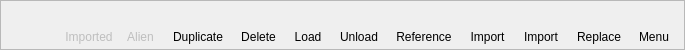
<?xml version="1.0" encoding="UTF-8"?>
<ui version="4.0">
 <class>ReftrackWidget</class>
 <widget class="QWidget" name="ReftrackWidget">
  <property name="geometry">
   <rect>
    <x>0</x>
    <y>0</y>
    <width>685</width>
    <height>50</height>
   </rect>
  </property>
  <property name="maximumSize">
   <size>
    <width>16777215</width>
    <height>50</height>
   </size>
  </property>
  <property name="focusPolicy">
   <enum>Qt::StrongFocus</enum>
  </property>
  <property name="windowTitle">
   <string>Form</string>
  </property>
  <property name="autoFillBackground">
   <bool>true</bool>
  </property>
  <layout class="QVBoxLayout" name="verticalLayout">
   <property name="margin">
    <number>0</number>
   </property>
   <item>
    <widget class="QFrame" name="reftrack_fr">
     <property name="maximumSize">
      <size>
       <width>16777215</width>
       <height>50</height>
      </size>
     </property>
     <property name="autoFillBackground">
      <bool>false</bool>
     </property>
     <property name="frameShape">
      <enum>QFrame::StyledPanel</enum>
     </property>
     <property name="frameShadow">
      <enum>QFrame::Plain</enum>
     </property>
     <property name="lineWidth">
      <number>1</number>
     </property>
     <layout class="QHBoxLayout" name="reftrack_fr_hbox">
      <property name="spacing">
       <number>0</number>
      </property>
      <property name="margin">
       <number>0</number>
      </property>
      <item>
       <widget class="QFrame" name="type_icon_fr">
        <property name="sizePolicy">
         <sizepolicy hsizetype="Fixed" vsizetype="Fixed">
          <horstretch>0</horstretch>
          <verstretch>0</verstretch>
         </sizepolicy>
        </property>
        <property name="minimumSize">
         <size>
          <width>48</width>
          <height>48</height>
         </size>
        </property>
        <property name="maximumSize">
         <size>
          <width>48</width>
          <height>48</height>
         </size>
        </property>
        <property name="baseSize">
         <size>
          <width>0</width>
          <height>0</height>
         </size>
        </property>
        <property name="autoFillBackground">
         <bool>false</bool>
        </property>
        <property name="styleSheet">
         <string notr="true"/>
        </property>
        <property name="frameShape">
         <enum>QFrame::NoFrame</enum>
        </property>
        <property name="frameShadow">
         <enum>QFrame::Plain</enum>
        </property>
        <property name="lineWidth">
         <number>1</number>
        </property>
        <layout class="QVBoxLayout" name="type_icon_hbox">
         <property name="spacing">
          <number>0</number>
         </property>
         <property name="margin">
          <number>0</number>
         </property>
         <item>
          <widget class="QLabel" name="type_icon_lb">
           <property name="sizePolicy">
            <sizepolicy hsizetype="Fixed" vsizetype="Fixed">
             <horstretch>0</horstretch>
             <verstretch>0</verstretch>
            </sizepolicy>
           </property>
           <property name="minimumSize">
            <size>
             <width>48</width>
             <height>48</height>
            </size>
           </property>
           <property name="maximumSize">
            <size>
             <width>48</width>
             <height>48</height>
            </size>
           </property>
           <property name="text">
            <string/>
           </property>
          </widget>
         </item>
        </layout>
       </widget>
      </item>
      <item>
       <widget class="QWidget" name="main_fr" native="true">
        <layout class="QVBoxLayout" name="main_vbox">
         <property name="spacing">
          <number>0</number>
         </property>
         <property name="margin">
          <number>0</number>
         </property>
         <item>
          <widget class="QFrame" name="upper_fr">
           <property name="autoFillBackground">
            <bool>true</bool>
           </property>
           <property name="frameShape">
            <enum>QFrame::NoFrame</enum>
           </property>
           <property name="lineWidth">
            <number>0</number>
           </property>
           <layout class="QHBoxLayout" name="horizontalLayout">
            <property name="margin">
             <number>0</number>
            </property>
            <item>
             <widget class="QWidget" name="upper_content_widget" native="true">
              <layout class="QHBoxLayout" name="horizontalLayout_3">
               <property name="leftMargin">
                <number>9</number>
               </property>
               <property name="topMargin">
                <number>0</number>
               </property>
               <property name="bottomMargin">
                <number>0</number>
               </property>
               <item>
                <widget class="QLabel" name="identifier_lb">
                 <property name="maximumSize">
                  <size>
                   <width>35</width>
                   <height>16777215</height>
                  </size>
                 </property>
                 <property name="font">
                  <font>
                   <weight>75</weight>
                   <bold>true</bold>
                  </font>
                 </property>
                 <property name="text">
                  <string/>
                 </property>
                 <property name="alignment">
                  <set>Qt::AlignCenter</set>
                 </property>
                </widget>
               </item>
               <item>
                <widget class="QLabel" name="maintext_lb">
                 <property name="styleSheet">
                  <string notr="true"/>
                 </property>
                 <property name="text">
                  <string/>
                 </property>
                 <property name="textInteractionFlags">
                  <set>Qt::LinksAccessibleByMouse|Qt::TextSelectableByKeyboard|Qt::TextSelectableByMouse</set>
                 </property>
                </widget>
               </item>
              </layout>
             </widget>
            </item>
           </layout>
          </widget>
         </item>
         <item>
          <widget class="QWidget" name="btn_fr" native="true">
           <property name="styleSheet">
            <string notr="true"/>
           </property>
           <layout class="QHBoxLayout" name="horizontalLayout_2">
            <property name="topMargin">
             <number>2</number>
            </property>
            <property name="bottomMargin">
             <number>0</number>
            </property>
            <item>
             <layout class="QHBoxLayout" name="status_btn_hbox">
              <property name="spacing">
               <number>0</number>
              </property>
              <item>
               <widget class="QToolButton" name="imported_tb">
                <property name="enabled">
                 <bool>false</bool>
                </property>
                <property name="maximumSize">
                 <size>
                  <width>16777215</width>
                  <height>18</height>
                 </size>
                </property>
                <property name="toolTip">
                 <string>&lt;html&gt;&lt;head/&gt;&lt;body&gt;&lt;p&gt;Imported&lt;/p&gt;&lt;p&gt;&lt;br/&gt;&lt;/p&gt;&lt;p&gt;The entity is not a reference but another file imported into the scene.&lt;/p&gt;&lt;p&gt;&lt;br/&gt;&lt;/p&gt;&lt;/body&gt;&lt;/html&gt;</string>
                </property>
                <property name="text">
                 <string>Imported</string>
                </property>
                <property name="iconSize">
                 <size>
                  <width>16</width>
                  <height>16</height>
                 </size>
                </property>
                <property name="checkable">
                 <bool>false</bool>
                </property>
                <property name="autoRaise">
                 <bool>true</bool>
                </property>
               </widget>
              </item>
              <item>
               <widget class="QToolButton" name="alien_tb">
                <property name="enabled">
                 <bool>false</bool>
                </property>
                <property name="maximumSize">
                 <size>
                  <width>16777215</width>
                  <height>18</height>
                 </size>
                </property>
                <property name="toolTip">
                 <string>&lt;html&gt;&lt;head/&gt;&lt;body&gt;&lt;p&gt;Alien&lt;/p&gt;&lt;p&gt;Alien is a entity that is not linked to the parent Asset/Shot in the database.&lt;/p&gt;&lt;p&gt;&lt;br/&gt;&lt;/p&gt;&lt;/body&gt;&lt;/html&gt;</string>
                </property>
                <property name="text">
                 <string>Alien</string>
                </property>
                <property name="autoRaise">
                 <bool>true</bool>
                </property>
               </widget>
              </item>
             </layout>
            </item>
            <item>
             <spacer name="btn_spacer">
              <property name="orientation">
               <enum>Qt::Horizontal</enum>
              </property>
              <property name="sizeHint" stdset="0">
               <size>
                <width>0</width>
                <height>0</height>
               </size>
              </property>
             </spacer>
            </item>
            <item>
             <widget class="QToolButton" name="duplicate_tb">
              <property name="sizePolicy">
               <sizepolicy hsizetype="Preferred" vsizetype="Fixed">
                <horstretch>0</horstretch>
                <verstretch>0</verstretch>
               </sizepolicy>
              </property>
              <property name="minimumSize">
               <size>
                <width>24</width>
                <height>24</height>
               </size>
              </property>
              <property name="maximumSize">
               <size>
                <width>16777215</width>
                <height>16777215</height>
               </size>
              </property>
              <property name="toolTip">
               <string>Duplicate</string>
              </property>
              <property name="text">
               <string>Duplicate</string>
              </property>
              <property name="iconSize">
               <size>
                <width>24</width>
                <height>24</height>
               </size>
              </property>
              <property name="toolButtonStyle">
               <enum>Qt::ToolButtonIconOnly</enum>
              </property>
              <property name="autoRaise">
               <bool>true</bool>
              </property>
              <property name="arrowType">
               <enum>Qt::NoArrow</enum>
              </property>
             </widget>
            </item>
            <item>
             <widget class="QToolButton" name="delete_tb">
              <property name="sizePolicy">
               <sizepolicy hsizetype="Preferred" vsizetype="Fixed">
                <horstretch>0</horstretch>
                <verstretch>0</verstretch>
               </sizepolicy>
              </property>
              <property name="minimumSize">
               <size>
                <width>24</width>
                <height>24</height>
               </size>
              </property>
              <property name="maximumSize">
               <size>
                <width>16777215</width>
                <height>16777215</height>
               </size>
              </property>
              <property name="toolTip">
               <string>Delete</string>
              </property>
              <property name="text">
               <string>Delete</string>
              </property>
              <property name="iconSize">
               <size>
                <width>24</width>
                <height>24</height>
               </size>
              </property>
              <property name="toolButtonStyle">
               <enum>Qt::ToolButtonIconOnly</enum>
              </property>
              <property name="autoRaise">
               <bool>true</bool>
              </property>
              <property name="arrowType">
               <enum>Qt::NoArrow</enum>
              </property>
             </widget>
            </item>
            <item>
             <widget class="QToolButton" name="load_tb">
              <property name="sizePolicy">
               <sizepolicy hsizetype="Preferred" vsizetype="Fixed">
                <horstretch>0</horstretch>
                <verstretch>0</verstretch>
               </sizepolicy>
              </property>
              <property name="minimumSize">
               <size>
                <width>24</width>
                <height>24</height>
               </size>
              </property>
              <property name="maximumSize">
               <size>
                <width>16777215</width>
                <height>16777215</height>
               </size>
              </property>
              <property name="toolTip">
               <string>Load</string>
              </property>
              <property name="text">
               <string>Load</string>
              </property>
              <property name="iconSize">
               <size>
                <width>24</width>
                <height>24</height>
               </size>
              </property>
              <property name="toolButtonStyle">
               <enum>Qt::ToolButtonIconOnly</enum>
              </property>
              <property name="autoRaise">
               <bool>true</bool>
              </property>
              <property name="arrowType">
               <enum>Qt::NoArrow</enum>
              </property>
             </widget>
            </item>
            <item>
             <widget class="QToolButton" name="unload_tb">
              <property name="sizePolicy">
               <sizepolicy hsizetype="Preferred" vsizetype="Fixed">
                <horstretch>0</horstretch>
                <verstretch>0</verstretch>
               </sizepolicy>
              </property>
              <property name="minimumSize">
               <size>
                <width>24</width>
                <height>24</height>
               </size>
              </property>
              <property name="maximumSize">
               <size>
                <width>16777215</width>
                <height>16777215</height>
               </size>
              </property>
              <property name="toolTip">
               <string>Unload</string>
              </property>
              <property name="text">
               <string>Unload</string>
              </property>
              <property name="iconSize">
               <size>
                <width>24</width>
                <height>24</height>
               </size>
              </property>
              <property name="toolButtonStyle">
               <enum>Qt::ToolButtonIconOnly</enum>
              </property>
              <property name="autoRaise">
               <bool>true</bool>
              </property>
              <property name="arrowType">
               <enum>Qt::NoArrow</enum>
              </property>
             </widget>
            </item>
            <item>
             <widget class="QToolButton" name="reference_tb">
              <property name="sizePolicy">
               <sizepolicy hsizetype="Preferred" vsizetype="Fixed">
                <horstretch>0</horstretch>
                <verstretch>0</verstretch>
               </sizepolicy>
              </property>
              <property name="minimumSize">
               <size>
                <width>24</width>
                <height>24</height>
               </size>
              </property>
              <property name="maximumSize">
               <size>
                <width>16777215</width>
                <height>16777215</height>
               </size>
              </property>
              <property name="toolTip">
               <string>Reference</string>
              </property>
              <property name="text">
               <string>Reference</string>
              </property>
              <property name="iconSize">
               <size>
                <width>24</width>
                <height>24</height>
               </size>
              </property>
              <property name="toolButtonStyle">
               <enum>Qt::ToolButtonIconOnly</enum>
              </property>
              <property name="autoRaise">
               <bool>true</bool>
              </property>
              <property name="arrowType">
               <enum>Qt::NoArrow</enum>
              </property>
             </widget>
            </item>
            <item>
             <widget class="QToolButton" name="importtf_tb">
              <property name="sizePolicy">
               <sizepolicy hsizetype="Preferred" vsizetype="Fixed">
                <horstretch>0</horstretch>
                <verstretch>0</verstretch>
               </sizepolicy>
              </property>
              <property name="minimumSize">
               <size>
                <width>24</width>
                <height>24</height>
               </size>
              </property>
              <property name="maximumSize">
               <size>
                <width>16777215</width>
                <height>16777215</height>
               </size>
              </property>
              <property name="toolTip">
               <string>Import</string>
              </property>
              <property name="text">
               <string>Import</string>
              </property>
              <property name="iconSize">
               <size>
                <width>24</width>
                <height>24</height>
               </size>
              </property>
              <property name="toolButtonStyle">
               <enum>Qt::ToolButtonIconOnly</enum>
              </property>
              <property name="autoRaise">
               <bool>true</bool>
              </property>
              <property name="arrowType">
               <enum>Qt::NoArrow</enum>
              </property>
             </widget>
            </item>
            <item>
             <widget class="QToolButton" name="importref_tb">
              <property name="sizePolicy">
               <sizepolicy hsizetype="Preferred" vsizetype="Fixed">
                <horstretch>0</horstretch>
                <verstretch>0</verstretch>
               </sizepolicy>
              </property>
              <property name="minimumSize">
               <size>
                <width>24</width>
                <height>24</height>
               </size>
              </property>
              <property name="maximumSize">
               <size>
                <width>16777215</width>
                <height>16777215</height>
               </size>
              </property>
              <property name="toolTip">
               <string>Import</string>
              </property>
              <property name="text">
               <string>Import</string>
              </property>
              <property name="iconSize">
               <size>
                <width>24</width>
                <height>24</height>
               </size>
              </property>
              <property name="toolButtonStyle">
               <enum>Qt::ToolButtonIconOnly</enum>
              </property>
              <property name="autoRaise">
               <bool>true</bool>
              </property>
              <property name="arrowType">
               <enum>Qt::NoArrow</enum>
              </property>
             </widget>
            </item>
            <item>
             <widget class="QToolButton" name="replace_tb">
              <property name="sizePolicy">
               <sizepolicy hsizetype="Preferred" vsizetype="Fixed">
                <horstretch>0</horstretch>
                <verstretch>0</verstretch>
               </sizepolicy>
              </property>
              <property name="minimumSize">
               <size>
                <width>24</width>
                <height>24</height>
               </size>
              </property>
              <property name="maximumSize">
               <size>
                <width>16777215</width>
                <height>16777215</height>
               </size>
              </property>
              <property name="toolTip">
               <string>Replace</string>
              </property>
              <property name="text">
               <string>Replace</string>
              </property>
              <property name="iconSize">
               <size>
                <width>24</width>
                <height>24</height>
               </size>
              </property>
              <property name="toolButtonStyle">
               <enum>Qt::ToolButtonIconOnly</enum>
              </property>
              <property name="autoRaise">
               <bool>true</bool>
              </property>
              <property name="arrowType">
               <enum>Qt::NoArrow</enum>
              </property>
             </widget>
            </item>
            <item>
             <widget class="QToolButton" name="menu_tb">
              <property name="sizePolicy">
               <sizepolicy hsizetype="Preferred" vsizetype="Fixed">
                <horstretch>0</horstretch>
                <verstretch>0</verstretch>
               </sizepolicy>
              </property>
              <property name="minimumSize">
               <size>
                <width>24</width>
                <height>24</height>
               </size>
              </property>
              <property name="maximumSize">
               <size>
                <width>16777215</width>
                <height>16777215</height>
               </size>
              </property>
              <property name="toolTip">
               <string>Menu</string>
              </property>
              <property name="text">
               <string>Menu</string>
              </property>
              <property name="iconSize">
               <size>
                <width>24</width>
                <height>24</height>
               </size>
              </property>
              <property name="popupMode">
               <enum>QToolButton::InstantPopup</enum>
              </property>
              <property name="toolButtonStyle">
               <enum>Qt::ToolButtonIconOnly</enum>
              </property>
              <property name="autoRaise">
               <bool>true</bool>
              </property>
              <property name="arrowType">
               <enum>Qt::NoArrow</enum>
              </property>
             </widget>
            </item>
           </layout>
          </widget>
         </item>
        </layout>
       </widget>
      </item>
     </layout>
    </widget>
   </item>
  </layout>
 </widget>
 <resources/>
 <connections/>
</ui>
